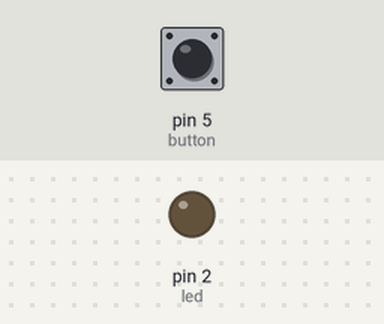
A sketch run on a simulated Arduino Uno, built with avr-gcc and run on an emulated ATmega328P. Shown: output pins drawn as LEDs (lit = HIGH). Dashed ring = blinking. The inputs (shaded band) are chosen by the test bench; at power-on: pin 5 (button) LOW.

Above: at 1.2 s.
1.3 s: pin 5 (button) pulled HIGH for 1 s
At 3.4 s:
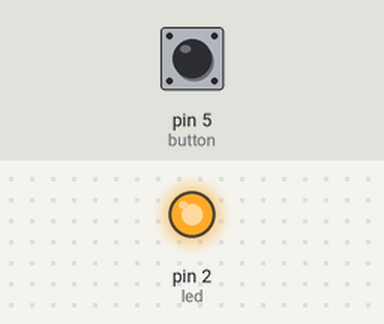
4.3 s: pin 5 (button) pulled HIGH for 3.2 s
At 4.55 s:
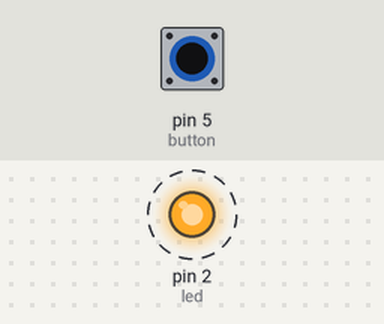
Timing chart, 0 to 9.0 s (numbered marks = the images above; inputs shaded):
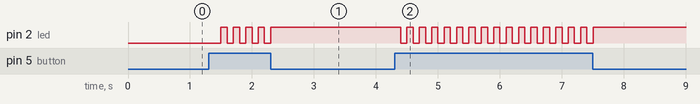

The sketch:

press_on_press_off.ino
```cpp
const int button = 5;
const int led = 2;
int status;
int count;

void setup() {
  pinMode(led, OUTPUT);
  pinMode(button, INPUT);

}

void loop() {
  status = digitalRead(button);
  if(status == 1){
    count++;
    delay(100);
    if(count == 1){
      digitalWrite(led, LOW);
    }
    if(count == 2){
      digitalWrite(led, HIGH);
      count = 0;
    }
  }

}
```

Measured:
- after the input at 1.3 s, pin 2 (led): alternates HIGH for 0.10 s and LOW for 0.10 s, 9 changes in all, then stays HIGH, starting after 0.20 s
- after the input at 4.3 s, pin 2 (led): alternates HIGH for 0.10 s and LOW for 0.10 s, 32 changes in all, then stays HIGH, starting after 0.10 s
